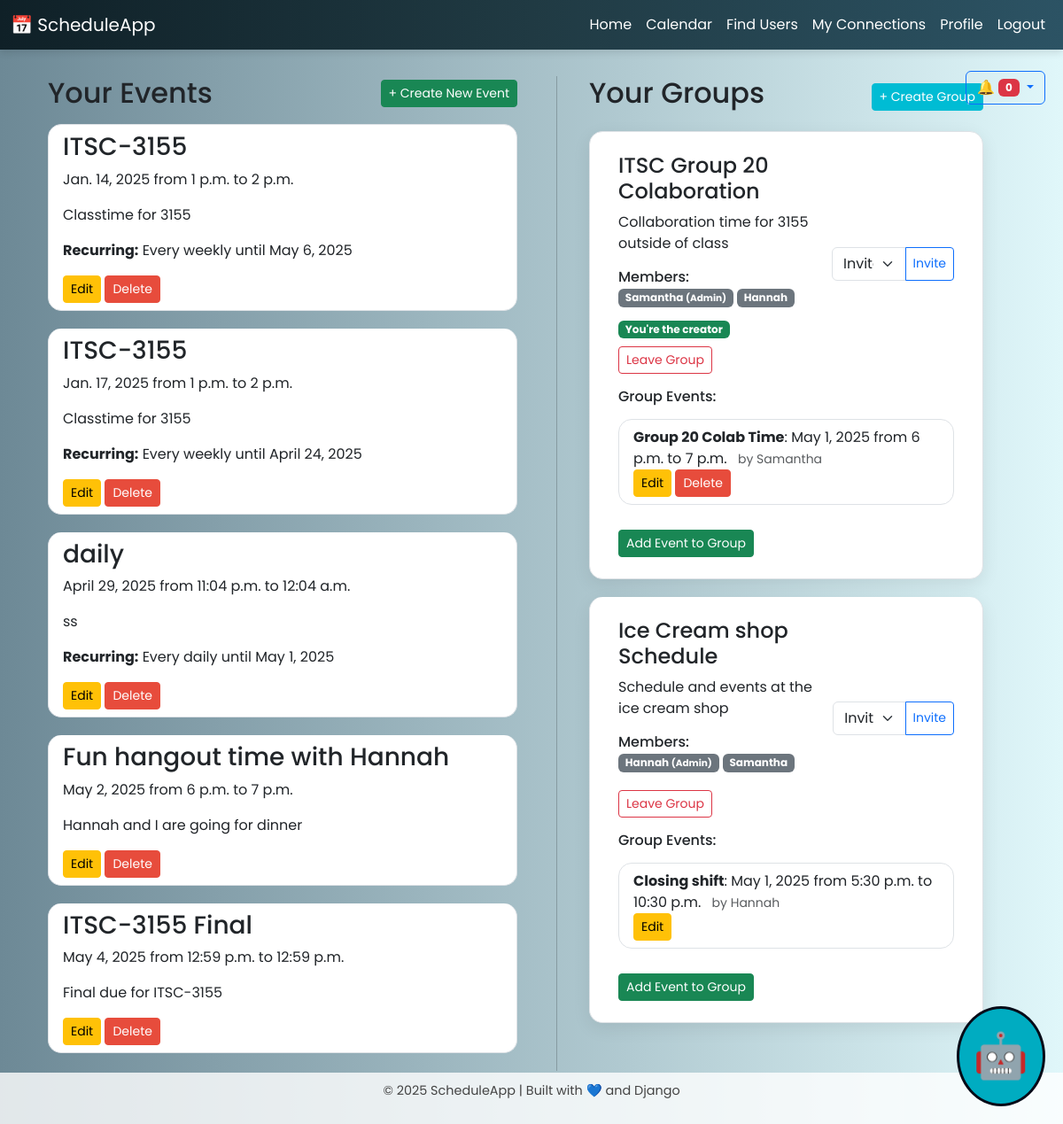
Screenshot of / (signed in) with the database file from the repository.
### schedules/models.py (models this page shows, shortened)
class Event(models.Model):
    user = models.ForeignKey(User, on_delete=models.CASCADE)
    group = models.ForeignKey(Group, on_delete=models.SET_NULL, null=True, blank=True, related_name='group_events')
    title = models.CharField(max_length=200)
    description = models.TextField()
    date = models.DateField()  # Keep the DateField for the event date
    start_time = models.TimeField()  # Change to TimeField
    end_time = models.TimeField()    # Change to TimeField
    is_shared = models.BooleanField(default=False)
    is_recurring = models.BooleanField(default=False)
    recurrence_type = models.CharField(
        max_length=10,
        choices=[('daily', 'Daily'), ('weekly', 'Weekly')],
        blank=True,
        null=True
    )
    recurrence_end_date = models.DateField(blank=True, null=True)
    reminder_minutes_before = models.IntegerField(default=15)
    recurring_parent = models.ForeignKey(
        'self',
        on_delete=models.CASCADE,
        null=True,
        blank=True,
        related_name='recurrences'
    )
    CATEGORY_CHOICES = [
        ('personal', 'Personal'),
        ('work', 'Work'),
        ('school', 'School'),
        ("fun", "Fun"),
        ("gym", "Gym"),
        ('other', 'Other'),
    ]
    category = models.CharField(max_length=20, choices=CATEGORY_CHOICES, default='personal')

class Group(models.Model):
    name = models.CharField(max_length=100)
    description = models.TextField(blank=True)
    creator = models.ForeignKey(User, on_delete=models.CASCADE, related_name='created_groups')
    created_at = models.DateTimeField(auto_now_add=True)

class GroupMembership(models.Model):
    group = models.ForeignKey(Group, on_delete=models.CASCADE, related_name='memberships')
    user = models.ForeignKey(User, on_delete=models.CASCADE, related_name='group_memberships')
    is_admin = models.BooleanField(default=False)
    joined_at = models.DateTimeField(auto_now_add=True)
    show_in_calendar = models.BooleanField(default=True)  # Controls visibility of group events in user's calendar
    class Meta:
        unique_together = ('group', 'user')

### schedules/views.py (the view)
# urls.py: path('', views.home, name='home'),
@login_required
def home(request):
    events = Event.objects.filter(
        user=request.user,
        group__isnull=True,
        recurring_parent__isnull=True  # Only original/parent events
    ).order_by('date', 'start_time')
    memberships = GroupMembership.objects.filter(user=request.user).select_related('group')
    groups = [mem.group for mem in memberships]
    all_other_users = User.objects.exclude(id=request.user.id)
    group_contexts = []
    for group in groups:
        member_ids = set(group.memberships.values_list('user_id', flat=True))
        already_invited = set(
            GroupInvitation.objects.filter(group=group, status='pending')
            .values_list('invited_user_id', flat=True)
        )
        invitable_users = all_other_users.exclude(id__in=member_ids | already_invited)
        group_events = Event.objects.filter(group=group).order_by('date', 'start_time')
        group_contexts.append({
            "id": group.id,
            "name": group.name,
            "description": group.description,
            "creator": group.creator,
            "memberships": group.memberships.select_related('user').all(),
            "events": group_events,
            "invitable_users": invitable_users,
        })
    pending_group_invitations = GroupInvitation.objects.filter(
        invited_user=request.user,
        status="pending"
    ).select_related('group', 'invited_by')
    return render(request, 'schedules/home.html', {
        "events": events,
        "groups": group_contexts,
        "pending_group_invitations": pending_group_invitations,
    })

### scheduling_app/templates/schedules/home.html (shortened to what this page needs)
{% extends "schedules/base.html" %}
{% block content %}
<div class="container">
  <div class="row">
    <div class="col-md-6 pe-md-3">
      <div class="d-flex justify-content-between align-items-center mb-3">
        <h2 class="mb-0">Your Events</h2>
        <a href="{% url 'event_create' %}" class="btn btn-success btn-sm">+ Create New Event</a>
      </div>
      <ul class="list-group">
        {% for event in events %}
          <li class="list-group-item card-body">
            <div class="event">
              <h3>{{ event.title }}</h3>
              <p>{{ event.date }} from {{ event.start_time }} to {{ event.end_time }}</p>
              <p>{{ event.description }}</p>
              {% if event.is_recurring %}
                <p><strong>Recurring:</strong> Every {{ event.recurrence_type }} until {{ event.recurrence_end_date }}</p>
              {% endif %}
            </div>
            <a href="{% url 'event_edit' event.id %}" class="btn btn-warning btn-sm">Edit</a>
            <a href="{% url 'event_delete' event_id=event.pk %}" class="btn btn-danger btn-sm" onclick="return confirm('Are you sure you want to delete this event?')">Delete</a>
          </li>
        {% empty %}
          <p>No events found.</p>
        {% endfor %}
      </ul>
    </div>
    <div class="d-none d-md-block col-md-auto">
    </div>
    <div class="col-md-5 ps-md-2 mt-5 mt-md-0">
      <div class="d-flex justify-content-between align-items-center mb-3">
        <h2>Your Groups</h2>
        <button class="btn btn-primary btn-sm" data-bs-toggle="modal" data-bs-target="#createGroupModal">+ Create Group</button>
      </div>
    <ul class="list-group">
        {% for group in groups %}
            <li class="list-group-item card">
                <div class="card-body">
                    <div class="d-flex justify-content-between align-items-center">
                        <div>
                            <h4>{{ group.name }}</h4>
                            <p>{{ group.description }}</p>
                            <div class="mb-2">
                                <h6 class="mb-1">Members:</h6>
                                <div class="d-flex flex-wrap">
                                    {% for membership in group.memberships.all %}
                                        <span class="badge bg-secondary me-1 mb-1">
                                            {{ membership.user.username }}
                                            {% if membership.is_admin %}
                                                <small>(Admin)</small>
                                            {% endif %}
                                        </span>
                                    {% endfor %}
                                </div>
                            </div>
                            {% if group.creator.username == user.username %}
                                <span class="badge bg-success">You're the creator</span>
                            {% endif %}
                            <form method="POST" action="{% url 'leave_group' group.id %}" style="display:right;"
                                  onsubmit="return confirm('Are you sure you want to leave this group?')">
                                <button type="submit" class="btn btn-outline-danger btn-sm mt-2">Leave Group</button>
                            </form>
                        </div>
                        <form class="d-inline" method="post" action="{% url 'group_invite' group.id %}">
                            <div class="input-group">
                                <select class="form-select" name="user_id" required>
                                    <option value="" disabled selected>Invite user...</option>
                                </select>
                                <button type="submit" class="btn btn-outline-primary btn-sm">Invite</button>
                            </div>
                        </form>
                    </div>
                    <div class="mt-3">
                        <h6>Group Events:</h6>
                        <ul class="list-group pt-2">
                            {% for event in group.events %}
                                <li class="list-group-item">
                                    <div>
                                        <strong>{{ event.title }}</strong>: {{ event.date }} from {{ event.start_time }} to {{ event.end_time }}
                                        <small class="text-muted ms-2">by {{ event.user.username }}</small>
                                    </div>
                                    <a href="{% url 'event_edit' event.id %}" class="btn btn-warning btn-sm">Edit</a>
                                    {% if event.user == user %}
                                        <a href="{% url 'event_delete' event_id=event.pk %}" class="btn btn-danger btn-sm" onclick="return confirm('Delete this group event?')">Delete</a>
                                    {% endif %}
                                </li>
                            {% empty %}
                                <li class="list-group-item text-muted">No group events.</li>
                            {% endfor %}
                        </ul>
                        <a href="{% url 'event_create' %}?group={{ group.id }}" class="btn btn-success btn-sm mt-2">Add Event to Group</a>
                    </div>
                </div>
            </li>
        {% empty %}
            <li class="list-group-item text-muted">You are not in any groups.</li>
        {% endfor %}
    </ul>
    </div>
  </div>
</div>
{% endblock %}

### scheduling_app/templates/schedules/base.html (style rules this page uses)
body { font-family: 'Poppins', sans-serif; background: linear-gradient(to right, #6d8996, #e0f7fa); min-height: 100vh; padding-bottom: 60px; }
.container { margin-top: 30px; }
.card { border-radius: 15px; box-shadow: 0 6px 20px rgba(0, 0, 0, 0.08); }
.card-body { border-radius: 15px; }
.list-group { margin-bottom: 20px; border-radius: 15px; }
.list-group-item:not(:last-child) { margin-bottom: 20px; / }
.btn-primary { background-color: #00bcd4; border-color: #00bcd4; }
.btn-danger { background-color: #e74c3c; border-color: #e74c3c; }

### rows the page displays
Event: title "ITSC-3155", date "Jan. 14, 2025", start_time "1 p.m.", end_time "2 p.m.", description "Classtime for 3155", recurrence_type "weekly", recurrence_end_date "May 6, 2025"
Event: title "ITSC-3155", date "Jan. 17, 2025", start_time "1 p.m.", end_time "2 p.m.", description "Classtime for 3155", recurrence_type "weekly", recurrence_end_date "April 24, 2025"
Event: title "daily", date "April 29, 2025", start_time "11:04 p.m.", end_time "12:04 a.m.", description "ss", recurrence_type "daily", recurrence_end_date "May 1, 2025"
Event: title "Fun hangout time with Hannah", date "May 2, 2025", start_time "6 p.m.", end_time "7 p.m.", description "Hannah and I are going for dinner"
Event: title "ITSC-3155 Final", date "May 4, 2025", start_time "12:59 p.m.", end_time "12:59 p.m.", description "Final due for ITSC-3155"
GroupMembership: user.username "Samantha", is_admin "(Admin)"
GroupMembership: user.username "Hannah"
Event: title "Group 20 Colab Time", date "May 1, 2025", start_time "6 p.m.", end_time "7 p.m.", user.username "Samantha", shows "Delete"
GroupMembership: user.username "Hannah", is_admin "(Admin)"
GroupMembership: user.username "Samantha"
Event: title "Closing shift", date "May 1, 2025", start_time "5:30 p.m.", end_time "10:30 p.m.", user.username "Hannah"

### other values shown
{{ group.name }} "ITSC Group 20 Colaboration"
{{ group.description }} "Collaboration time for 3155 outside of class"
{{ group.name }} "Ice Cream shop Schedule"
{{ group.description }} "Schedule and events at the ice cream shop"
